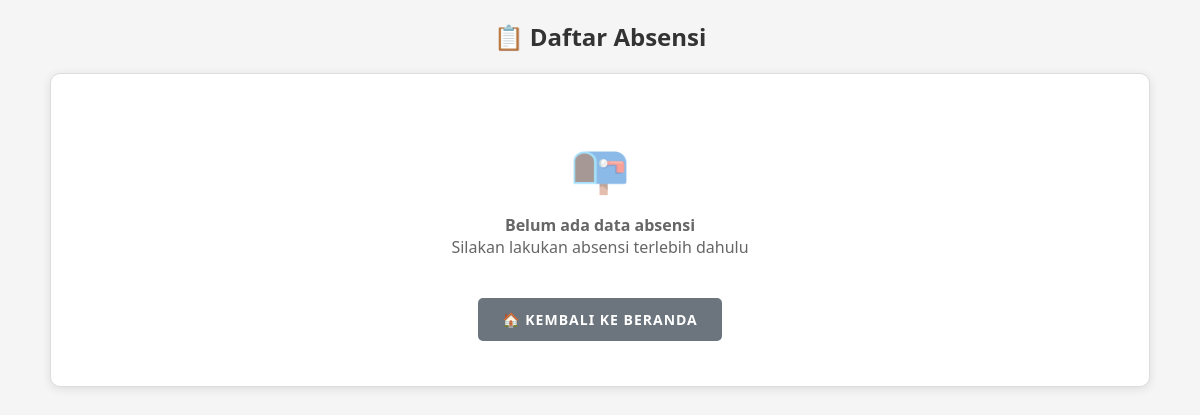
Before: /absensi with the older database file.
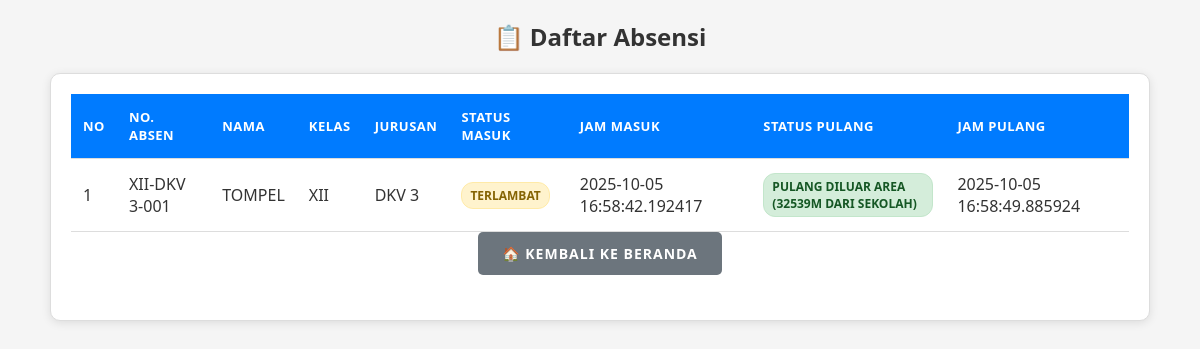
After: the same page with the newer database file.
### tables this page shows
CREATE TABLE absensi (
            id INTEGER PRIMARY KEY AUTOINCREMENT,
            siswa_id INTEGER,
            nama TEXT NOT NULL,
            kelas TEXT NOT NULL,
            jurusan TEXT NOT NULL,
            latitude REAL,
            longitude REAL,
            status TEXT NOT NULL,
            waktu TIMESTAMP DEFAULT CURRENT_TIMESTAMP
        , waktu_pulang TIMESTAMP, status_pulang TEXT, latitude_pulang REAL, longitude_pulang REAL);

### app.py (the view, shortened to what this page needs)
@app.route("/absensi")
def absensi_user():
    conn = sqlite3.connect(DB_NAME)
    cur = conn.cursor()
    cur.execute("PRAGMA table_info(absensi)")
    columns = [col[1] for col in cur.fetchall()]
    if 'status_pulang' in columns:
        cur.execute("""
            SELECT a.nama, a.kelas, a.jurusan, a.status, a.waktu,
                   a.status_pulang, a.waktu_pulang,
                   COALESCE(s.nomor_absen, '-') as nomor_absen
            FROM absensi a
            LEFT JOIN siswa s ON a.siswa_id = s.id
            ORDER BY a.waktu DESC
        """)
    absensi = cur.fetchall()
    conn.close()
    return render_template("user/absensi.html", absensi=absensi)

### templates/user/absensi.html (shortened to what this page needs)
<!DOCTYPE html>
<html lang="id">
<head>
</head>
<body>
<div class="container">
    <h2>📋 Daftar Absensi</h2>
    <div class="table-container">
        {% if absensi %}
        <table>
    <thead>
        <tr>
            <th>No</th>
            <th>No. Absen</th>
            <th>Nama</th>
            <th>Kelas</th>
            <th>Jurusan</th>
            <th>Status Masuk</th>
            <th>Jam Masuk</th>
            <th>Status Pulang</th>
            <th>Jam Pulang</th>
        </tr>
    </thead>
    <tbody>
        {% for a in absensi %}
<tr>
  <td data-label="No">{{ loop.index }}</td>
  <td data-label="No. Absen">{{ a[7] }}</td>
  <td data-label="Nama">{{ a[0] }}</td>
  <td data-label="Kelas">{{ a[1] }}</td>
  <td data-label="Jurusan">{{ a[2] }}</td>
  <td data-label="Status Masuk">
    {% if "HADIR" in a[3] %}
      <span class="status-badge status-hadir">{{ a[3] }}</span>
    {% elif "TERLAMBAT" in a[3] or "DILUAR AREA" in a[3] %}
      <span class="status-badge status-terlambat">{{ a[3] }}</span>
    {% else %}
      <span class="status-badge status-alpha">{{ a[3] }}</span>
    {% endif %}
  </td>
  <td data-label="Waktu Masuk">{{ a[4] }}</td>
  <td data-label="Status Pulang">
    {% if a[5] %}
      <span class="status-badge status-hadir">{{ a[5] }}</span>
    {% else %}
      <span style="color:#999;">Belum Pulang</span>
    {% endif %}
  </td>
  <td data-label="Waktu Pulang">
    {% if a[6] %}
      {{ a[6] }}
    {% else %}
      <span style="color:#999;">-</span>
    {% endif %}
  </td>
</tr>
{% endfor %}
    </tbody>
</table>
        {% else %}
        <div class="no-data">
            <div class="no-data-icon">📭</div>
            <p><strong>Belum ada data absensi</strong></p>
            <p>Silakan lakukan absensi terlebih dahulu</p>
        </div>
        {% endif %}
         <div class="button-group">
        <a href="{{ url_for('index') }}" class="button secondary">🏠 Kembali ke Beranda</a>
    </div>
    </div>
</div>
</body>
</html>

### templates/user/absensi.html (style rules this page uses)
* { margin: 0; padding: 0; box-sizing: border-box; font-family: 'Segoe UI', Tahoma, Geneva, Verdana, sans-serif; }
body { background: #f5f5f5; color: #333; padding: 20px; margin: 0; min-height: 100vh; }
h2 { text-align: center; margin-bottom: 20px; color: #333; font-weight: 600; }
.container { max-width: 1100px; margin: 0 auto; }
.button-group { display: flex; gap: 15px; margin-bottom: 25px; flex-wrap: wrap; justify-content: center; }
a.button { display: inline-block; padding: 12px 24px; background: #007bff; color: white; text-decoration: none; border-radius: 5px; font-weight: 600; transition: all 0.3s ease; text-transform: uppercase; letter-spacing: 1px; font-size: 14px; }
a.button.secondary { background: #6c757d; }
.table-container { background: #fff; padding: 20px; border-radius: 10px; box-shadow: 0 2px 10px rgba(0,0,0,0.1); border: 1px solid #ddd; overflow-x: auto; }
table { width: 100%; border-collapse: collapse; min-width: 700px; }
th, td { padding: 14px 12px; border-bottom: 1px solid #ddd; text-align: left; }
th { background: #007bff; color: white; text-transform: uppercase; letter-spacing: 0.5px; font-size: 13px; font-weight: 600; }
.status-badge { display: inline-block; padding: 4px 8px; border-radius: 12px; font-size: 12px; font-weight: 600; text-transform: uppercase; }
.status-hadir { background: #d4edda; color: #155724; border: 1px solid #c3e6cb; }
.status-terlambat { background: #fff3cd; color: #856404; border: 1px solid #ffeaa7; }
html { scroll-behavior: smooth; }

Changed rows visible on the page:
added absensi: a "XII-DKV 3-001", nama "TOMPEL", kelas "XII", jurusan "DKV 3", status "TERLAMBAT", waktu "2025-10-05 16:58:42.192417", status_pulang "PULANG DILUAR AREA (32539M DARI SEKOLAH)", waktu_pulang "2025-10-05 16:58:49.885924"
Other visible differences:
text no longer shown: "📭 Belum ada data absensi Silakan lakukan absensi terlebih dahulu"
text now shown: "NO NO. ABSEN NAMA KELAS JURUSAN STATUS MASUK JAM MASUK STATUS PULANG JAM PULANG"
